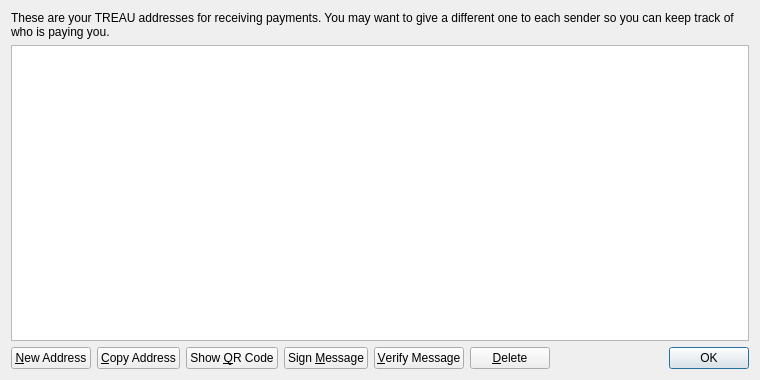
<?xml version="1.0" encoding="UTF-8"?>
<ui version="4.0">
 <class>AddressBookPage</class>
 <widget class="QWidget" name="AddressBookPage">
  <property name="geometry">
   <rect>
    <x>0</x>
    <y>0</y>
    <width>760</width>
    <height>380</height>
   </rect>
  </property>
  <property name="windowTitle">
   <string>Address Book</string>
  </property>
  <layout class="QVBoxLayout" name="verticalLayout">
   <item>
    <widget class="QLabel" name="labelExplanation">
     <property name="text">
      <string>These are your TREAU addresses for receiving payments. You may want to give a different one to each sender so you can keep track of who is paying you.</string>
     </property>
     <property name="textFormat">
      <enum>Qt::PlainText</enum>
     </property>
     <property name="wordWrap">
      <bool>true</bool>
     </property>
    </widget>
   </item>
   <item>
    <widget class="QTableView" name="tableView">
     <property name="contextMenuPolicy">
      <enum>Qt::CustomContextMenu</enum>
     </property>
     <property name="toolTip">
      <string>Double-click to edit address or label</string>
     </property>
     <property name="tabKeyNavigation">
      <bool>false</bool>
     </property>
     <property name="alternatingRowColors">
      <bool>true</bool>
     </property>
     <property name="selectionMode">
      <enum>QAbstractItemView::SingleSelection</enum>
     </property>
     <property name="selectionBehavior">
      <enum>QAbstractItemView::SelectRows</enum>
     </property>
     <property name="sortingEnabled">
      <bool>true</bool>
     </property>
     <attribute name="verticalHeaderVisible">
      <bool>false</bool>
     </attribute>
    </widget>
   </item>
   <item>
    <layout class="QHBoxLayout" name="horizontalLayout">
     <item>
      <widget class="QPushButton" name="newAddressButton">
       <property name="toolTip">
        <string>Create a new address</string>
       </property>
       <property name="text">
        <string>&amp;New Address</string>
       </property>
       <property name="icon">
        <iconset resource="../bitcoin.qrc">
         <normaloff>:/icons/add</normaloff>:/icons/add</iconset>
       </property>
      </widget>
     </item>
     <item>
      <widget class="QPushButton" name="copyToClipboard">
       <property name="toolTip">
        <string>Copy the currently selected address to the system clipboard</string>
       </property>
       <property name="text">
        <string>&amp;Copy Address</string>
       </property>
       <property name="icon">
        <iconset resource="../bitcoin.qrc">
         <normaloff>:/icons/editcopy</normaloff>:/icons/editcopy</iconset>
       </property>
      </widget>
     </item>
     <item>
      <widget class="QPushButton" name="showQRCode">
       <property name="text">
        <string>Show &amp;QR Code</string>
       </property>
       <property name="icon">
        <iconset resource="../bitcoin.qrc">
         <normaloff>:/icons/qrcode</normaloff>:/icons/qrcode</iconset>
       </property>
      </widget>
     </item>
     <item>
      <widget class="QPushButton" name="signMessage">
       <property name="toolTip">
        <string>Sign a message to prove you own a TREAU address</string>
       </property>
       <property name="text">
        <string>Sign &amp;Message</string>
       </property>
       <property name="icon">
        <iconset resource="../bitcoin.qrc">
         <normaloff>:/icons/edit</normaloff>:/icons/edit</iconset>
       </property>
      </widget>
     </item>
     <item>
      <widget class="QPushButton" name="verifyMessage">
       <property name="toolTip">
        <string>Verify a message to ensure it was signed with a specified TREAU address</string>
       </property>
       <property name="text">
        <string>&amp;Verify Message</string>
       </property>
       <property name="icon">
        <iconset resource="../bitcoin.qrc">
         <normaloff>:/icons/transaction_0</normaloff>:/icons/transaction_0</iconset>
       </property>
      </widget>
     </item>
     <item>
      <widget class="QPushButton" name="deleteButton">
       <property name="toolTip">
        <string>Delete the currently selected address from the list</string>
       </property>
       <property name="text">
        <string>&amp;Delete</string>
       </property>
       <property name="icon">
        <iconset resource="../bitcoin.qrc">
         <normaloff>:/icons/remove</normaloff>:/icons/remove</iconset>
       </property>
      </widget>
     </item>
     <item>
      <spacer name="horizontalSpacer">
       <property name="orientation">
        <enum>Qt::Horizontal</enum>
       </property>
       <property name="sizeHint" stdset="0">
        <size>
         <width>40</width>
         <height>20</height>
        </size>
       </property>
      </spacer>
     </item>
     <item>
      <widget class="QDialogButtonBox" name="buttonBox">
       <property name="sizePolicy">
        <sizepolicy hsizetype="Maximum" vsizetype="Fixed">
         <horstretch>0</horstretch>
         <verstretch>0</verstretch>
        </sizepolicy>
       </property>
       <property name="standardButtons">
        <set>QDialogButtonBox::Ok</set>
       </property>
      </widget>
     </item>
    </layout>
   </item>
  </layout>
 </widget>
 <resources>
  <include location="../bitcoin.qrc"/>
 </resources>
 <connections/>
</ui>
